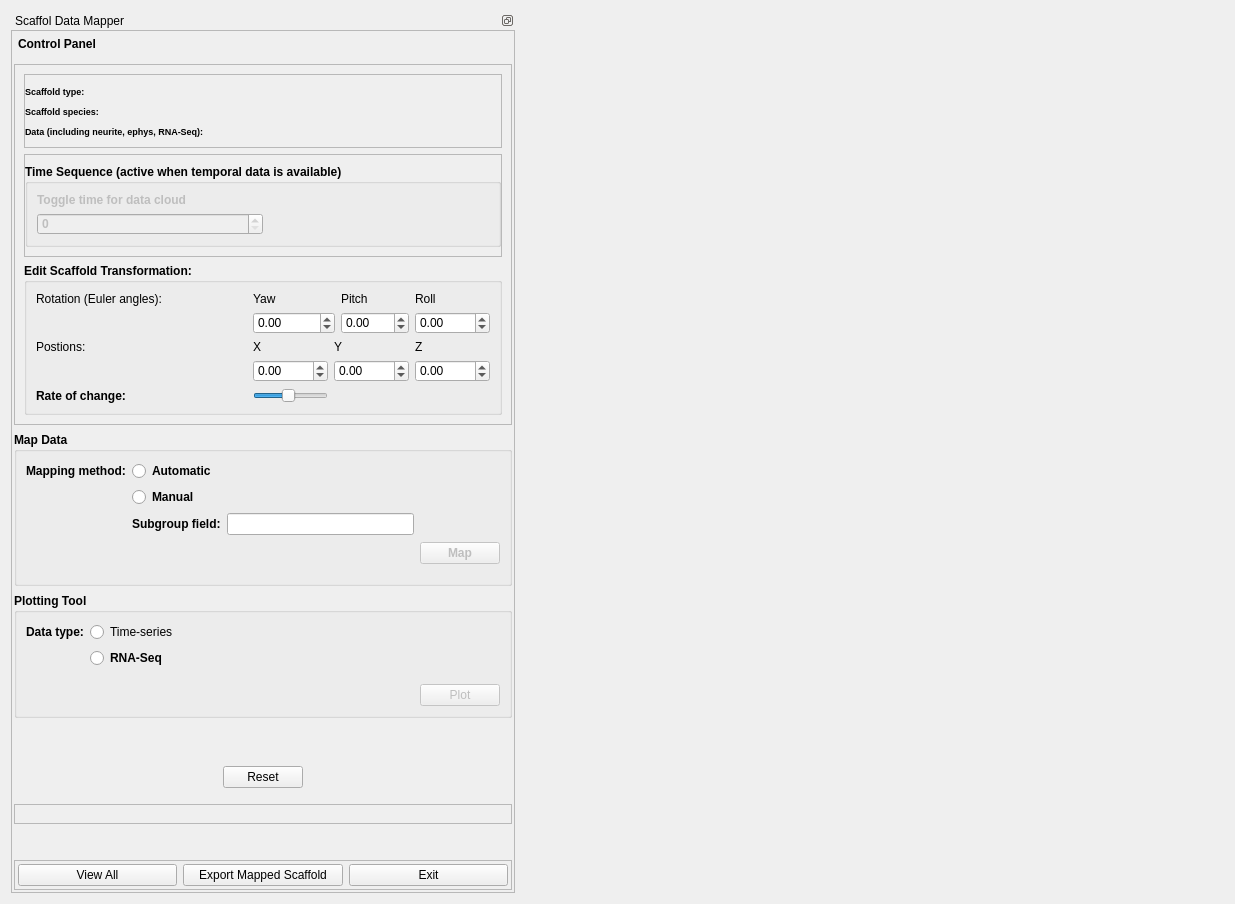
<?xml version="1.0" encoding="UTF-8"?>
<ui version="4.0">
 <class>ScaffoldDataMapper</class>
 <widget class="QWidget" name="ScaffoldDataMapper">
  <property name="geometry">
   <rect>
    <x>0</x>
    <y>0</y>
    <width>1235</width>
    <height>904</height>
   </rect>
  </property>
  <property name="sizePolicy">
   <sizepolicy hsizetype="Fixed" vsizetype="Preferred">
    <horstretch>0</horstretch>
    <verstretch>0</verstretch>
   </sizepolicy>
  </property>
  <property name="windowTitle">
   <string>Form</string>
  </property>
  <layout class="QHBoxLayout" name="horizontalLayout">
   <item>
    <widget class="QDockWidget" name="dockWidget">
     <property name="sizePolicy">
      <sizepolicy hsizetype="Preferred" vsizetype="Expanding">
       <horstretch>0</horstretch>
       <verstretch>0</verstretch>
      </sizepolicy>
     </property>
     <property name="minimumSize">
      <size>
       <width>418</width>
       <height>135</height>
      </size>
     </property>
     <property name="features">
      <set>QDockWidget::DockWidgetFloatable|QDockWidget::DockWidgetMovable</set>
     </property>
     <property name="allowedAreas">
      <set>Qt::AllDockWidgetAreas</set>
     </property>
     <property name="windowTitle">
      <string>Scaffol Data Mapper</string>
     </property>
     <widget class="QWidget" name="dockWidgetContents">
      <property name="sizePolicy">
       <sizepolicy hsizetype="Preferred" vsizetype="Expanding">
        <horstretch>0</horstretch>
        <verstretch>0</verstretch>
       </sizepolicy>
      </property>
      <layout class="QVBoxLayout" name="verticalLayout_2">
       <property name="margin">
        <number>0</number>
       </property>
       <item>
        <widget class="QScrollArea" name="scrollArea">
         <property name="sizePolicy">
          <sizepolicy hsizetype="Minimum" vsizetype="Expanding">
           <horstretch>0</horstretch>
           <verstretch>0</verstretch>
          </sizepolicy>
         </property>
         <property name="horizontalScrollBarPolicy">
          <enum>Qt::ScrollBarAlwaysOff</enum>
         </property>
         <property name="widgetResizable">
          <bool>true</bool>
         </property>
         <widget class="QWidget" name="scrollAreaWidgetContents">
          <property name="geometry">
           <rect>
            <x>0</x>
            <y>0</y>
            <width>416</width>
            <height>862</height>
           </rect>
          </property>
          <layout class="QVBoxLayout" name="verticalLayout_3">
           <property name="spacing">
            <number>2</number>
           </property>
           <property name="margin">
            <number>2</number>
           </property>
           <item>
            <widget class="QToolBox" name="toolBox">
             <property name="sizePolicy">
              <sizepolicy hsizetype="Preferred" vsizetype="Expanding">
               <horstretch>0</horstretch>
               <verstretch>0</verstretch>
              </sizepolicy>
             </property>
             <property name="styleSheet">
              <string notr="true">QToolBox::tab {
         background: qlineargradient(x1: 0, y1: 0, x2: 0, y2: 1,
                                     stop: 0 #E1E1E1, stop: 0.4 #DDDDDD,
                                     stop: 0.5 #D8D8D8, stop: 1.0 #D3D3D3);
         border-radius: 5px;
         color: black;
     }

     QToolBox::tab:selected { /* italicize selected tabs */
         font: bold;
         color: black;
     }
QToolBox {
    padding : 0
}</string>
             </property>
             <property name="currentIndex">
              <number>0</number>
             </property>
             <property name="tabSpacing">
              <number>6</number>
             </property>
             <widget class="QWidget" name="parameterFitPage">
              <property name="geometry">
               <rect>
                <x>0</x>
                <y>0</y>
                <width>412</width>
                <height>798</height>
               </rect>
              </property>
              <property name="sizePolicy">
               <sizepolicy hsizetype="Preferred" vsizetype="Expanding">
                <horstretch>0</horstretch>
                <verstretch>0</verstretch>
               </sizepolicy>
              </property>
              <attribute name="label">
               <string>Control Panel</string>
              </attribute>
              <layout class="QVBoxLayout" name="verticalLayout_5">
               <property name="spacing">
                <number>7</number>
               </property>
               <property name="leftMargin">
                <number>0</number>
               </property>
               <property name="topMargin">
                <number>3</number>
               </property>
               <property name="rightMargin">
                <number>0</number>
               </property>
               <property name="bottomMargin">
                <number>3</number>
               </property>
               <item>
                <widget class="QFrame" name="scaffoldFrame">
                 <property name="sizePolicy">
                  <sizepolicy hsizetype="Preferred" vsizetype="Preferred">
                   <horstretch>0</horstretch>
                   <verstretch>0</verstretch>
                  </sizepolicy>
                 </property>
                 <property name="minimumSize">
                  <size>
                   <width>0</width>
                   <height>0</height>
                  </size>
                 </property>
                 <property name="frameShape">
                  <enum>QFrame::StyledPanel</enum>
                 </property>
                 <property name="frameShadow">
                  <enum>QFrame::Raised</enum>
                 </property>
                 <layout class="QGridLayout" name="gridLayout_7">
                  <item row="0" column="0">
                   <widget class="QFrame" name="meshType_frame">
                    <property name="sizePolicy">
                     <sizepolicy hsizetype="Preferred" vsizetype="Fixed">
                      <horstretch>0</horstretch>
                      <verstretch>0</verstretch>
                     </sizepolicy>
                    </property>
                    <property name="frameShape">
                     <enum>QFrame::StyledPanel</enum>
                    </property>
                    <property name="frameShadow">
                     <enum>QFrame::Raised</enum>
                    </property>
                    <layout class="QFormLayout" name="formLayout_4">
                     <property name="fieldGrowthPolicy">
                      <enum>QFormLayout::AllNonFixedFieldsGrow</enum>
                     </property>
                     <property name="leftMargin">
                      <number>0</number>
                     </property>
                     <property name="rightMargin">
                      <number>0</number>
                     </property>
                     <item row="0" column="0">
                      <widget class="QLabel" name="meshType_label">
                       <property name="font">
                        <font>
                         <pointsize>7</pointsize>
                         <weight>75</weight>
                         <bold>true</bold>
                        </font>
                       </property>
                       <property name="text">
                        <string>Scaffold type:</string>
                       </property>
                      </widget>
                     </item>
                     <item row="0" column="1">
                      <widget class="QLabel" name="meshType_name">
                       <property name="text">
                        <string/>
                       </property>
                      </widget>
                     </item>
                     <item row="1" column="0">
                      <widget class="QLabel" name="parameterSet_label">
                       <property name="font">
                        <font>
                         <pointsize>7</pointsize>
                         <weight>75</weight>
                         <bold>true</bold>
                        </font>
                       </property>
                       <property name="text">
                        <string>Scaffold species:</string>
                       </property>
                      </widget>
                     </item>
                     <item row="1" column="1">
                      <widget class="QLabel" name="species_name">
                       <property name="text">
                        <string/>
                       </property>
                      </widget>
                     </item>
                     <item row="2" column="0">
                      <widget class="QLabel" name="ephys_label">
                       <property name="font">
                        <font>
                         <pointsize>7</pointsize>
                         <weight>75</weight>
                         <bold>true</bold>
                        </font>
                       </property>
                       <property name="text">
                        <string>Data (including neurite, ephys, RNA-Seq):</string>
                       </property>
                      </widget>
                     </item>
                     <item row="2" column="1">
                      <widget class="QLabel" name="ephys_name">
                       <property name="text">
                        <string/>
                       </property>
                      </widget>
                     </item>
                    </layout>
                   </widget>
                  </item>
                  <item row="1" column="0">
                   <widget class="QFrame" name="modifyOptions_frame">
                    <property name="frameShape">
                     <enum>QFrame::StyledPanel</enum>
                    </property>
                    <property name="frameShadow">
                     <enum>QFrame::Raised</enum>
                    </property>
                    <layout class="QVBoxLayout" name="verticalLayout_17">
                     <property name="leftMargin">
                      <number>0</number>
                     </property>
                     <property name="rightMargin">
                      <number>0</number>
                     </property>
                     <item>
                      <widget class="QGroupBox" name="timeSeries_groupBox">
                       <property name="enabled">
                        <bool>true</bool>
                       </property>
                       <property name="font">
                        <font>
                         <weight>75</weight>
                         <bold>true</bold>
                        </font>
                       </property>
                       <property name="title">
                        <string>Time Sequence (active when temporal data is available)</string>
                       </property>
                       <layout class="QGridLayout" name="gridLayout_5">
                        <item row="0" column="0">
                         <widget class="QLabel" name="timePoint_label">
                          <property name="enabled">
                           <bool>false</bool>
                          </property>
                          <property name="sizePolicy">
                           <sizepolicy hsizetype="Maximum" vsizetype="Preferred">
                            <horstretch>0</horstretch>
                            <verstretch>0</verstretch>
                           </sizepolicy>
                          </property>
                          <property name="text">
                           <string>Toggle time for data cloud</string>
                          </property>
                         </widget>
                        </item>
                        <item row="1" column="0">
                         <widget class="QSpinBox" name="timePoint_spinBox">
                          <property name="enabled">
                           <bool>false</bool>
                          </property>
                          <property name="sizePolicy">
                           <sizepolicy hsizetype="Expanding" vsizetype="Fixed">
                            <horstretch>0</horstretch>
                            <verstretch>0</verstretch>
                           </sizepolicy>
                          </property>
                          <property name="maximum">
                           <number>1000000000</number>
                          </property>
                         </widget>
                        </item>
                        <item row="1" column="1">
                         <spacer name="horizontalSpacer_4">
                          <property name="orientation">
                           <enum>Qt::Horizontal</enum>
                          </property>
                          <property name="sizeHint" stdset="0">
                           <size>
                            <width>40</width>
                            <height>20</height>
                           </size>
                          </property>
                         </spacer>
                        </item>
                       </layout>
                      </widget>
                     </item>
                    </layout>
                   </widget>
                  </item>
                  <item row="2" column="0">
                   <widget class="QGroupBox" name="transformation_groupBox">
                    <property name="font">
                     <font>
                      <weight>75</weight>
                      <bold>true</bold>
                     </font>
                    </property>
                    <property name="title">
                     <string>Edit Scaffold Transformation:</string>
                    </property>
                    <layout class="QGridLayout" name="gridLayout_2">
                     <item row="2" column="0">
                      <widget class="QLabel" name="position_label">
                       <property name="font">
                        <font>
                         <weight>50</weight>
                         <bold>false</bold>
                        </font>
                       </property>
                       <property name="text">
                        <string>Postions:</string>
                       </property>
                      </widget>
                     </item>
                     <item row="1" column="1" colspan="2">
                      <widget class="QDoubleSpinBox" name="yaw_doubleSpinBox">
                       <property name="font">
                        <font>
                         <weight>50</weight>
                         <bold>false</bold>
                        </font>
                       </property>
                       <property name="minimum">
                        <double>-360.000000000000000</double>
                       </property>
                       <property name="maximum">
                        <double>360.000000000000000</double>
                       </property>
                      </widget>
                     </item>
                     <item row="0" column="3">
                      <widget class="QLabel" name="pitch_label">
                       <property name="font">
                        <font>
                         <weight>50</weight>
                         <bold>false</bold>
                        </font>
                       </property>
                       <property name="text">
                        <string>Pitch</string>
                       </property>
                      </widget>
                     </item>
                     <item row="1" column="0">
                      <spacer name="horizontalSpacer_2">
                       <property name="orientation">
                        <enum>Qt::Horizontal</enum>
                       </property>
                       <property name="sizeHint" stdset="0">
                        <size>
                         <width>1000</width>
                         <height>20</height>
                        </size>
                       </property>
                      </spacer>
                     </item>
                     <item row="3" column="0">
                      <spacer name="horizontalSpacer_6">
                       <property name="orientation">
                        <enum>Qt::Horizontal</enum>
                       </property>
                       <property name="sizeHint" stdset="0">
                        <size>
                         <width>40</width>
                         <height>20</height>
                        </size>
                       </property>
                      </spacer>
                     </item>
                     <item row="1" column="3">
                      <widget class="QDoubleSpinBox" name="pitch_doubleSpinBox">
                       <property name="font">
                        <font>
                         <weight>50</weight>
                         <bold>false</bold>
                        </font>
                       </property>
                       <property name="minimum">
                        <double>-360.000000000000000</double>
                       </property>
                       <property name="maximum">
                        <double>360.000000000000000</double>
                       </property>
                      </widget>
                     </item>
                     <item row="0" column="0">
                      <widget class="QLabel" name="rotateAxis_label">
                       <property name="font">
                        <font>
                         <weight>50</weight>
                         <bold>false</bold>
                        </font>
                       </property>
                       <property name="text">
                        <string>Rotation (Euler angles):</string>
                       </property>
                      </widget>
                     </item>
                     <item row="0" column="1" colspan="2">
                      <widget class="QLabel" name="yaw_label">
                       <property name="font">
                        <font>
                         <weight>50</weight>
                         <bold>false</bold>
                        </font>
                       </property>
                       <property name="text">
                        <string>Yaw</string>
                       </property>
                      </widget>
                     </item>
                     <item row="0" column="4">
                      <widget class="QLabel" name="roll_label">
                       <property name="font">
                        <font>
                         <weight>50</weight>
                         <bold>false</bold>
                        </font>
                       </property>
                       <property name="text">
                        <string>Roll</string>
                       </property>
                      </widget>
                     </item>
                     <item row="1" column="4">
                      <widget class="QDoubleSpinBox" name="roll_doubleSpinBox">
                       <property name="font">
                        <font>
                         <weight>50</weight>
                         <bold>false</bold>
                        </font>
                       </property>
                       <property name="minimum">
                        <double>-360.000000000000000</double>
                       </property>
                       <property name="maximum">
                        <double>360.000000000000000</double>
                       </property>
                      </widget>
                     </item>
                     <item row="3" column="4">
                      <widget class="QDoubleSpinBox" name="positionZ_doubleSpinBox">
                       <property name="font">
                        <font>
                         <weight>50</weight>
                         <bold>false</bold>
                        </font>
                       </property>
                       <property name="minimum">
                        <double>-1000.000000000000000</double>
                       </property>
                       <property name="maximum">
                        <double>1000.000000000000000</double>
                       </property>
                      </widget>
                     </item>
                     <item row="2" column="1">
                      <widget class="QLabel" name="positionX_label">
                       <property name="font">
                        <font>
                         <weight>50</weight>
                         <bold>false</bold>
                        </font>
                       </property>
                       <property name="text">
                        <string>X</string>
                       </property>
                      </widget>
                     </item>
                     <item row="2" column="4">
                      <widget class="QLabel" name="positionZ_label">
                       <property name="font">
                        <font>
                         <weight>50</weight>
                         <bold>false</bold>
                        </font>
                       </property>
                       <property name="text">
                        <string>Z</string>
                       </property>
                      </widget>
                     </item>
                     <item row="3" column="1">
                      <widget class="QDoubleSpinBox" name="positionX_doubleSpinBox">
                       <property name="font">
                        <font>
                         <weight>50</weight>
                         <bold>false</bold>
                        </font>
                       </property>
                       <property name="minimum">
                        <double>-1000.000000000000000</double>
                       </property>
                      </widget>
                     </item>
                     <item row="2" column="2" colspan="2">
                      <widget class="QLabel" name="positionY_label">
                       <property name="font">
                        <font>
                         <weight>50</weight>
                         <bold>false</bold>
                        </font>
                       </property>
                       <property name="text">
                        <string>Y</string>
                       </property>
                      </widget>
                     </item>
                     <item row="3" column="2" colspan="2">
                      <widget class="QDoubleSpinBox" name="positionY_doubleSpinBox">
                       <property name="font">
                        <font>
                         <weight>50</weight>
                         <bold>false</bold>
                        </font>
                       </property>
                       <property name="minimum">
                        <double>-1000.000000000000000</double>
                       </property>
                       <property name="maximum">
                        <double>1000.000000000000000</double>
                       </property>
                      </widget>
                     </item>
                     <item row="4" column="0">
                      <widget class="QLabel" name="rateOfChange_label">
                       <property name="text">
                        <string>Rate of change:</string>
                       </property>
                      </widget>
                     </item>
                     <item row="4" column="1">
                      <widget class="QSlider" name="rateOfChange_horizontalSlider">
                       <property name="minimum">
                        <number>1</number>
                       </property>
                       <property name="maximum">
                        <number>20</number>
                       </property>
                       <property name="value">
                        <number>10</number>
                       </property>
                       <property name="orientation">
                        <enum>Qt::Horizontal</enum>
                       </property>
                      </widget>
                     </item>
                    </layout>
                   </widget>
                  </item>
                 </layout>
                </widget>
               </item>
               <item>
                <widget class="QGroupBox" name="mapping_groupBox">
                 <property name="font">
                  <font>
                   <weight>75</weight>
                   <bold>true</bold>
                  </font>
                 </property>
                 <property name="title">
                  <string>Map Data</string>
                 </property>
                 <layout class="QGridLayout" name="gridLayout_6">
                  <item row="0" column="1">
                   <widget class="QRadioButton" name="automaticMapping_radioButton">
                    <property name="text">
                     <string>Automatic</string>
                    </property>
                   </widget>
                  </item>
                  <item row="0" column="0">
                   <widget class="QLabel" name="mappingMethod_label">
                    <property name="text">
                     <string>Mapping method:</string>
                    </property>
                   </widget>
                  </item>
                  <item row="1" column="1">
                   <widget class="QRadioButton" name="manualMapping_radioButton">
                    <property name="text">
                     <string>Manual</string>
                    </property>
                   </widget>
                  </item>
                  <item row="8" column="4">
                   <spacer name="verticalSpacer_7">
                    <property name="orientation">
                     <enum>Qt::Vertical</enum>
                    </property>
                    <property name="sizeType">
                     <enum>QSizePolicy::Fixed</enum>
                    </property>
                    <property name="sizeHint" stdset="0">
                     <size>
                      <width>20</width>
                      <height>10</height>
                     </size>
                    </property>
                   </spacer>
                  </item>
                  <item row="5" column="1">
                   <widget class="QLabel" name="subgroupField_label">
                    <property name="text">
                     <string>Subgroup field:</string>
                    </property>
                   </widget>
                  </item>
                  <item row="7" column="4">
                   <widget class="QPushButton" name="map_pushButton">
                    <property name="enabled">
                     <bool>false</bool>
                    </property>
                    <property name="text">
                     <string>Map</string>
                    </property>
                   </widget>
                  </item>
                  <item row="6" column="4">
                   <spacer name="verticalSpacer">
                    <property name="orientation">
                     <enum>Qt::Vertical</enum>
                    </property>
                    <property name="sizeType">
                     <enum>QSizePolicy::Expanding</enum>
                    </property>
                    <property name="sizeHint" stdset="0">
                     <size>
                      <width>20</width>
                      <height>10</height>
                     </size>
                    </property>
                   </spacer>
                  </item>
                  <item row="5" column="2">
                   <widget class="QLineEdit" name="subrgoupField_lineEdit"/>
                  </item>
                 </layout>
                </widget>
               </item>
               <item>
                <widget class="QGroupBox" name="plotting_groupBox">
                 <property name="font">
                  <font>
                   <weight>75</weight>
                   <bold>true</bold>
                  </font>
                 </property>
                 <property name="title">
                  <string>Plotting Tool</string>
                 </property>
                 <layout class="QGridLayout" name="gridLayout_8">
                  <item row="0" column="1">
                   <widget class="QRadioButton" name="ephys_radioButton">
                    <property name="font">
                     <font>
                      <weight>50</weight>
                      <bold>false</bold>
                     </font>
                    </property>
                    <property name="text">
                     <string>Time-series</string>
                    </property>
                   </widget>
                  </item>
                  <item row="0" column="0">
                   <widget class="QLabel" name="dataType_label">
                    <property name="text">
                     <string>Data type:</string>
                    </property>
                   </widget>
                  </item>
                  <item row="6" column="3">
                   <spacer name="verticalSpacer_8">
                    <property name="orientation">
                     <enum>Qt::Vertical</enum>
                    </property>
                    <property name="sizeType">
                     <enum>QSizePolicy::Fixed</enum>
                    </property>
                    <property name="sizeHint" stdset="0">
                     <size>
                      <width>20</width>
                      <height>10</height>
                     </size>
                    </property>
                   </spacer>
                  </item>
                  <item row="1" column="1">
                   <widget class="QRadioButton" name="rnaSeq_radioButton">
                    <property name="text">
                     <string>RNA-Seq</string>
                    </property>
                   </widget>
                  </item>
                  <item row="7" column="3">
                   <widget class="QPushButton" name="plot_pushButton">
                    <property name="enabled">
                     <bool>false</bool>
                    </property>
                    <property name="font">
                     <font>
                      <weight>50</weight>
                      <bold>false</bold>
                     </font>
                    </property>
                    <property name="text">
                     <string>Plot</string>
                    </property>
                   </widget>
                  </item>
                  <item row="7" column="1">
                   <spacer name="horizontalSpacer_3">
                    <property name="orientation">
                     <enum>Qt::Horizontal</enum>
                    </property>
                    <property name="sizeHint" stdset="0">
                     <size>
                      <width>40</width>
                      <height>20</height>
                     </size>
                    </property>
                   </spacer>
                  </item>
                 </layout>
                </widget>
               </item>
               <item>
                <spacer name="verticalSpacer_6">
                 <property name="orientation">
                  <enum>Qt::Vertical</enum>
                 </property>
                 <property name="sizeType">
                  <enum>QSizePolicy::Maximum</enum>
                 </property>
                 <property name="sizeHint" stdset="0">
                  <size>
                   <width>20</width>
                   <height>40</height>
                  </size>
                 </property>
                </spacer>
               </item>
               <item>
                <widget class="QWidget" name="resetButton_widget" native="true">
                 <layout class="QGridLayout" name="gridLayout_4">
                  <item row="0" column="0">
                   <widget class="QPushButton" name="alignResetButton">
                    <property name="sizePolicy">
                     <sizepolicy hsizetype="Maximum" vsizetype="Fixed">
                      <horstretch>0</horstretch>
                      <verstretch>0</verstretch>
                     </sizepolicy>
                    </property>
                    <property name="toolTip">
                     <string>Reset the alignment settings</string>
                    </property>
                    <property name="text">
                     <string>Reset</string>
                    </property>
                   </widget>
                  </item>
                 </layout>
                </widget>
               </item>
               <item>
                <widget class="QFrame" name="optimisationNotes_frame">
                 <property name="frameShape">
                  <enum>QFrame::StyledPanel</enum>
                 </property>
                 <property name="frameShadow">
                  <enum>QFrame::Raised</enum>
                 </property>
                 <layout class="QFormLayout" name="formLayout">
                  <property name="fieldGrowthPolicy">
                   <enum>QFormLayout::AllNonFixedFieldsGrow</enum>
                  </property>
                 </layout>
                </widget>
               </item>
               <item>
                <spacer name="verticalSpacer_2">
                 <property name="orientation">
                  <enum>Qt::Vertical</enum>
                 </property>
                 <property name="sizeHint" stdset="0">
                  <size>
                   <width>20</width>
                   <height>40</height>
                  </size>
                 </property>
                </spacer>
               </item>
              </layout>
             </widget>
            </widget>
           </item>
           <item>
            <widget class="QFrame" name="frame">
             <property name="frameShape">
              <enum>QFrame::StyledPanel</enum>
             </property>
             <property name="frameShadow">
              <enum>QFrame::Raised</enum>
             </property>
             <layout class="QHBoxLayout" name="horizontalLayout_2">
              <property name="margin">
               <number>3</number>
              </property>
              <item>
               <widget class="QPushButton" name="viewAllButton">
                <property name="toolTip">
                 <string>Adjust the view to see the whole model</string>
                </property>
                <property name="text">
                 <string>View All</string>
                </property>
               </widget>
              </item>
              <item>
               <widget class="QPushButton" name="exportMappedButton">
                <property name="toolTip">
                 <string>Offset the model to the centre of the data points. May need to click View All afterwards.</string>
                </property>
                <property name="text">
                 <string>Export Mapped Scaffold</string>
                </property>
               </widget>
              </item>
              <item>
               <widget class="QPushButton" name="doneButton">
                <property name="sizePolicy">
                 <sizepolicy hsizetype="Minimum" vsizetype="Fixed">
                  <horstretch>0</horstretch>
                  <verstretch>0</verstretch>
                 </sizepolicy>
                </property>
                <property name="toolTip">
                 <string>Finish this step</string>
                </property>
                <property name="text">
                 <string>Exit</string>
                </property>
               </widget>
              </item>
             </layout>
            </widget>
           </item>
          </layout>
         </widget>
        </widget>
       </item>
      </layout>
     </widget>
    </widget>
   </item>
   <item>
    <widget class="DataMapperSceneviewerWidget" name="sceneviewerWidget" native="true">
     <property name="enabled">
      <bool>true</bool>
     </property>
     <property name="sizePolicy">
      <sizepolicy hsizetype="Preferred" vsizetype="Preferred">
       <horstretch>1</horstretch>
       <verstretch>0</verstretch>
      </sizepolicy>
     </property>
     <property name="minimumSize">
      <size>
       <width>0</width>
       <height>0</height>
      </size>
     </property>
    </widget>
   </item>
  </layout>
 </widget>
 <customwidgets>
  <customwidget>
   <class>DataMapperSceneviewerWidget</class>
   <extends>QWidget</extends>
   <header location="global">mapclientplugins/scaffolddatamapperstep/view/datamappersceneviewerwidget.h</header>
   <container>1</container>
  </customwidget>
 </customwidgets>
 <resources/>
 <connections/>
</ui>
